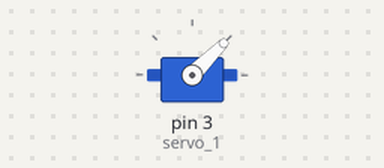
A sketch run on a simulated Arduino Uno, built with avr-gcc and run on an emulated ATmega328P. On the bench: servo.

Above: at 0.05 s.
At 1.05 s:
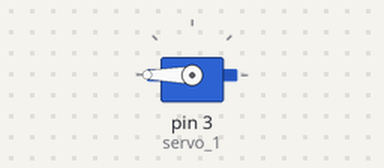
At 2.1 s:
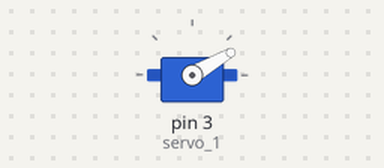
Timing chart, 0 to 4.8 s (numbered marks = the images above):
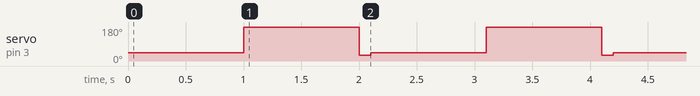

Measured:
- by itself, servo on pin 3 (servo_1): repeats every 2.1 s: 30° 0.10 s, 45° 1.0 s, 180° 1.0 s

The sketch:

ex7.ino
```cpp
#include <Servo.h>
Servo servo_1;
int inputval = 0;

void setup() {
  servo_1.attach(3);
}

void loop() {
  servo_1.write(45);
  delay(1000);
  servo_1.write(180);
  delay(1000);
  servo_1.write(30);
  delay(100);
  servo_1.write(120);
}
```
